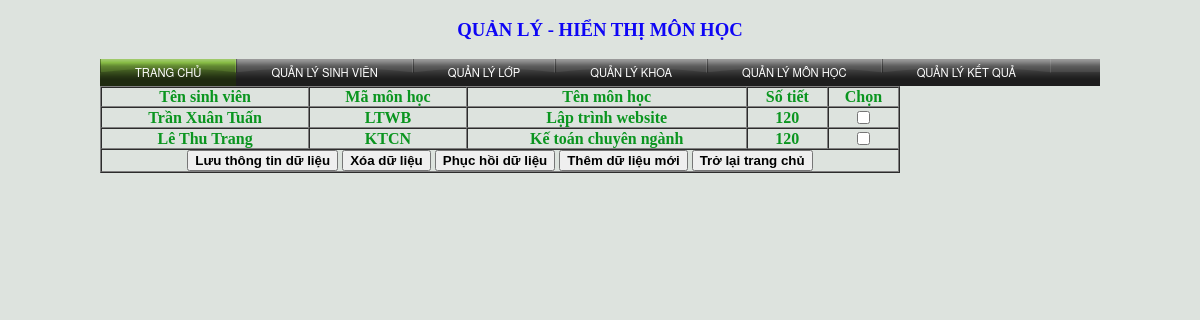
Screenshot of /monhoc.php with the database file from the repository.
### tables this page shows
CREATE TABLE IF NOT EXISTS `monhoc` (
  `p_id` double unsigned NOT NULL AUTO_INCREMENT,
  `tensv` varchar(100) NOT NULL,
  `p_mnh` varchar(100) NOT NULL,
  `tenmonhoc` varchar(100) NOT NULL,
  `sotiet` int(11) NOT NULL,
  `p_check` tinyint(4) NOT NULL,
  `p_del` tinyint(11) unsigned zerofill NOT NULL,
  PRIMARY KEY (`p_id`)
);

### monhoc.php (the view, shortened to what this page needs)
<?php
$sql=mysql_query("select * from monhoc");
?>
<!DOCTYPE html PUBLIC "-//W3C//DTD XHTML 1.0 Transitional//EN" "http://www.w3.org/TR/xhtml1/DTD/xhtml1-transitional.dtd">
<html xmlns="http://www.w3.org/1999/xhtml">
<head>
<link href="css/styless.css" rel="stylesheet" type="text/css">
</head>
<body>
<h3> QUẢN LÝ - HIỂN THỊ MÔN HỌC</h3>
<div id='cssmenu'>
<ul>
   <li class='active '><a href='index.php'><span>Trang chủ</span></a></li>
   <li><a href='sinhvien.php'><span>Quản lý sinh viên</span></a></li>
   <li><a href='lop.php'><span>Quản lý lớp</span></a></li>
   <li><a href='khoa.php'><span>Quản lý khoa</span></a></li>
   <li><a href='monhoc.php'><span>Quản lý môn học</span></a></li>
   <li><a href='ketqua.php'><span>Quản lý kết quả</span></a></li>
</ul>
</div>
<form method="post" action="monhoc.php">
	<table border="1" cellpadding="0" cellspacing="0" width="800">
    	<tr>
        	<td>Tên sinh viên</td>
        	<td>Mã môn học</td>
            <td>Tên môn học</td>
            <td>Số tiết</td>
            <td>Chọn</td>
     	</tr>
        <?php
        if($sql){
	if(mysql_num_rows($sql)>0){
		while($row=mysql_fetch_assoc($sql))
		{
			if($row['p_del']==0){
			echo '<tr>';
			echo '<td>'.$row['tensv'].'</td>';
			echo '<td>'.$row['p_mnh'].'</td>';
			echo '<td>'.$row['tenmonhoc'].'</td>';
			echo '<td>'.$row['sotiet'].'</td>';
			echo '<td><input type="checkbox" name="check[]" value="'.$row['p_id'].'"></td>';
			echo '</tr>';
			}
		}
	}
}
?>
	<tr>
    	<td colspan="5">
        	<div id="tt">
        	<input type="submit" name="update" value="Lưu thông tin dữ liệu" />
            <input type="submit" name="delete" value="Xóa dữ liệu" />
            <input type="submit" name="undel" value="Phục hồi dữ liệu" />
            <input type="submit" name="new" value="Thêm dữ liệu mới" />
             <input type="submit" name="index" value="Trở lại trang chủ" />
             </div>
    </tr>
	</table>
</form>
</body>
</html>

### css/styless.css (style rules this page uses)
body { margin: auto; width:1000px; background: #dde3de; text-align: center; }
body tr { color: #0a951f; font-weight:bold; }
body h3 { color: #0E05F5; }
#tt input { font-weight:bold; }
#cssmenu { width: 100%; height: 27px; margin: 0; padding: 0; background: #000000 url(../images/bg-bubplastic.gif) top left repeat-x; }
#cssmenu ul { list-style: none; margin: 0; padding: 0; }
#cssmenu ul li { float: left; margin: 0; padding: 0; background: transparent url(../images/bg-bubplastic-button.gif) top left no-repeat; }
#cssmenu ul li a { display: block; height: 27px; padding-left: 35px; float: left; text-transform: uppercase; font-family: 'Helvetica Neue',helvetica,'microsoft sans serif',arial,sans-serif; font-size: 70%; color: #FFFFFF; text-decoration: none; }
#cssmenu ul li a span { display: block; float: left; height: 22px; padding-top: 5px; padding-right: 35px; background: transparent url(../images/bg-bubplastic-button.gif) top right no-repeat; cursor: pointer; }
#cssmenu ul li a:hover, #cssmenu ul li.active a { background: transparent url(../images/bg-bubplastic-h-lime.gif) top left no-repeat; }
#cssmenu ul li a:hover span, #cssmenu ul li.active a span { background: transparent url(../images/bg-bubplastic-h-lime.gif) top right no-repeat; }

### rows the page displays
monhoc: tensv "Trần Xuân Tuấn", p_mnh "LTWB", tenmonhoc "Lập trình website", sotiet "120"
monhoc: tensv "Lê Thu Trang", p_mnh "KTCN", tenmonhoc "Kế toán chuyên ngành", sotiet "120"
